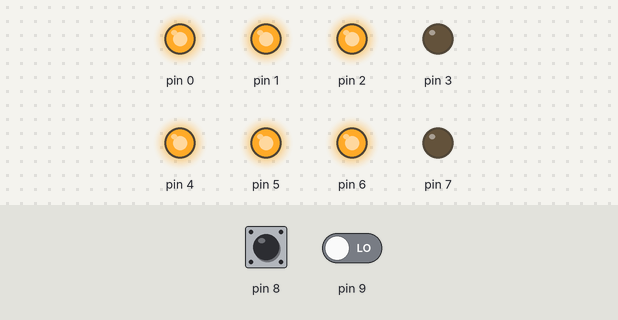
This sketch was run on a simulated Arduino Uno, built with avr-gcc and run on an emulated ATmega328P. On the bench: output pins drawn as LEDs (lit = HIGH). The test bench sets the inputs (shaded band); at power-on: pin 8 HIGH, pin 9 LOW. Storage starts empty.

Above: at 0.1 s.
Timing chart, 0 to 1.6 s (numbered marks = the images above):
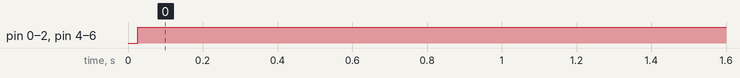

Measured:
- by itself, pin 0–2, pin 4–6: LOW → HIGH at 0.03 s

The sketch:

horn2.ino
```cpp
#include <SD.h>
#include <SPI.h>

boolean s1 = false;
boolean s2 = false;
File f;

void setup() {
  DDRD = 0xFF;
  DDRB = DDRB & B11111100;

  if (!SD.begin(10)) {
    while (1);
  }
}

void loop() {
  if ((PINB & B00000001) == 0)  {
    s1 = true;
    s2 = false;
    f.close();
    f = SD.open("sound1.wav");
    f.read();
  }else if ((PINB & B00000010) == 0) {
    s1 = false;
    s2 = true;
    f.close();
    f = SD.open("sound2.wav");
    f.read();
  }
  if (f.available()) {
    _delay_us(54);
    PORTD = f.read();
  }else{
    PORTD = 0x77;
  }
}
```
